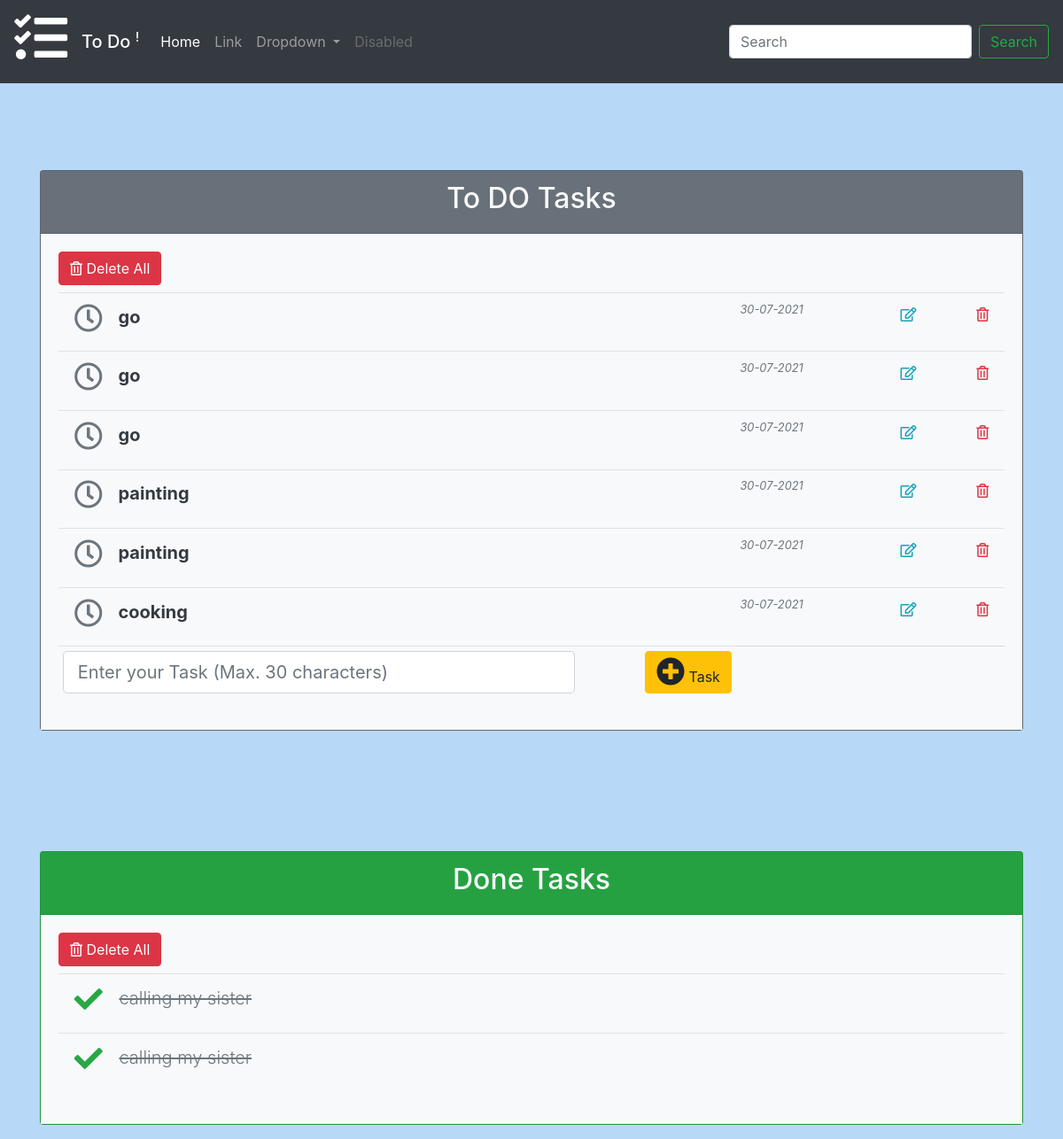
/, run on an earlier commit of the app's database.
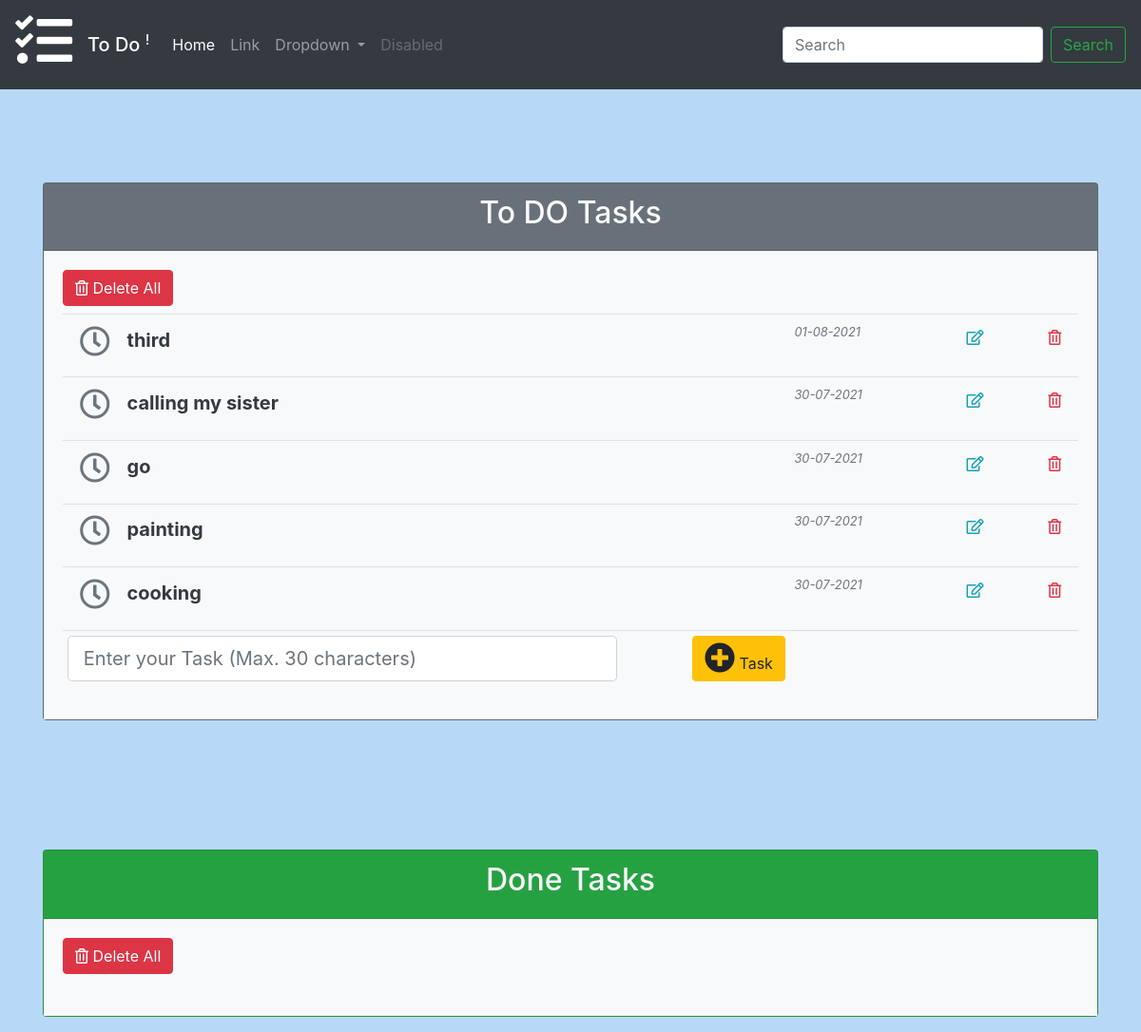
And on a later commit of the database.
### todo/models.py (models this page shows, shortened)
class Task(models.Model):
    T_name = models.CharField(max_length=30)
    T_status = models.BooleanField(default=False)
    T_published = models.DateTimeField(auto_now_add=True,auto_now=False)
    T_user = models.ForeignKey(User, on_delete=models.CASCADE,related_name='U_tasks')
    class Meta:
        ordering = ('-T_published',)

### todo/views.py (the view)
# urls.py: path('',views.tasks,name='tasks'),
def tasks(request):
    tasks = Task.objects.all()
    if request.method == 'POST':
        form = AddTask(request.POST)
        if 'T_name' in request.POST:
            T_name = request.POST['T_name']
            if T_name:
                if form.is_valid():
                        T_name = form.cleaned_data['T_name']
                        if T_name:
                            newtask= form.save(commit=False)
                            newtask.T_status = False
                            newtask.T_user = request.user
                            newtask= form.save()
            else:
                messages.warning(request, 'please add task.')
                return redirect('todo:tasks')
    else:
        form = AddTask()
    context = {
        'tasks': tasks,
        'tasks_done': tasks.filter(T_status=True),
        'tasks_not_done': tasks.filter(T_status=False),
        'form' : form ,
    }
    return render(request, 'todo/index.html', context)

### todo/forms.py
class AddTask(forms.ModelForm):
    T_name = forms.CharField(max_length=30,label='add task')
    class Meta:
        model= Task
        fields = ('T_name',)

### todo/templates/todo/index.html (shortened to what this page needs)
{% extends 'base.html'  %}
{% load crispy_forms_tags %}
{% block content %}
<br><br><br><br><br><br><br><br>
<div class='container'>
    <div class="card bg-secondary text-dark mb-3">
      <div class="card-header"><h2 class="text-light text-center">To DO Tasks</h2></div>
        <div class="card-body bg-light table-responsive">
              <a class="btn btn-danger btn-small float-left mb-2" href="{% url 'todo:tasks_not_done_delete' %}" role="button"><i class="text-light far fa-trash-alt fa-1x"></i>
                 Delete All
              </a>
            <table class="table table-hover table-sm">
              <tbody>
                {% for task in tasks_not_done %}
                        <tr>
                                {% if task.T_status == False %}
                                    <td>
                                    <h5 class='font-weight-bold'>
                                      <a href="{% url 'todo:change_status' task_id=task.id %}" class="btn" role="button" aria-pressed="true">
                                      <i class="text-secondary far fa-clock fa-2x"></i>
                                      </a>
                                      <span>{{ task.T_name }}</span>
                                    </h5>
                                    <td/>
                                    <td>
                                       <small><span class='text-muted font-italic text-lef'>{{ task.T_published|date:'d-m-Y' }}</span><small>
                                    </td>
                                {% endif %}
                            <td>
                              <a type='submit' href="{% url 'todo:task_edit' task_id=task.id %}"   data-toggle="modal" data-target="#exampleModal"  class='float-right btn'>
                                  <i class="text-info far fa-edit fa-1x"></i>
                              </a>
                            </td>
                            <td>
                              <a href="{% url 'todo:task_delete' task_id=task.id %}" class='float-right btn'>
                                  <i class="text-danger far fa-trash-alt fa-1x"></i>
                              </a>
                            </td>
                        </tr>
                {% endfor %}
                        <tr class="card-footer bg-light">
                          <form method='POST' action="">
                          <td>
                            <input name='T_name' class="form-control form-control-lg" type="text" placeholder="Enter your Task (Max. 30 characters)">
                          </td>
                          <td>
                              <button type="submit" class="btn btn-warning float-right" id="add_task_btn"
                              title="Add a New Task"><i class="fas fa-plus-circle fa-2x"></i> Task</button>
                          </td>
                        </tr>
                </tbody>
            </table>
        </div>
      </div>
<br><br><br><br><br>
    <div class="card bg-success mb-3">
      <div class="card-header"><h2 class="text-light text-center">Done Tasks</h2></div>
        <div class="card-body bg-light table-responsive">
           <a class="btn btn-danger btn-small float-left mb-2" href="{% url 'todo:tasks_done_delete' %}" role="button"><i class="text-light far fa-trash-alt fa-1x"></i>
                 Delete All
              </a>
            <table class="table table-hover table-sm">
              <tbody>
                {% for task in tasks_done %}
                        <tr>
                            <td>
                                {% if task.T_status == False %}
                                    <h5 class='font-weight-bold'>
                                      <a href="{% url 'todo:change_status' task_id=task.id %}" class="btn" role="button" aria-pressed="true">
                                      <i class="text-secondary far fa-clock fa-2x"></i>
                                      </a>
                                      <span>{{ task.T_name }}</span>
                                    </h5>
                                {% else %}
                                    <h5 class='font-weight-light text-muted'>
                                      <a href="{% url 'todo:change_status' task_id=task.id %}" class="btn" role="button" aria-pressed="true">
                                      <i class="text-success fas fa-check fa-2x"></i>
                                      </a>
                                      <span><del> {{ task.T_name }}</del></span>
                                    </h5>
                                {% endif %}
                            </td>
                        </tr>
                {% endfor %}
                </tbody>
            </table>
        </div>
      </div>
</div>
{% endblock content  %}

### todo/templates/base.html (shortened to what this page needs)
<!DOCTYPE html>
<html lang="en">
  <!doctype html>
<html lang="en">
  {% load static %}
  <head>
    <link rel="stylesheet" href="https://stackpath.bootstrapcdn.com/bootstrap/4.1.3/css/bootstrap.min.css">
    <link rel="stylesheet" href="https://pro.fontawesome.com/releases/v5.10.0/css/all.css"/>
    <link rel="stylesheet" href="{% static 'css/todo/my_style.css' %}">
  </head>
  <body>
<nav class="navbar navbar-expand-lg navbar-dark bg-dark fixed-top">
        <div class="navbar-brand rotate-n-15 h3">
            <i class="fas fa-tasks fa-3x"></i>
        </div>
        <div class="navbar-brand mb-0 h1">To Do <sup>!</sup></div>
  <div class="collapse navbar-collapse" id="navbarSupportedContent">
    <ul class="navbar-nav mr-auto">
      <li class="nav-item active">
        <a class="nav-link" href="#">Home <span class="sr-only">(current)</span></a>
      </li>
      <li class="nav-item">
        <a class="nav-link" href="#">Link</a>
      </li>
      <li class="nav-item dropdown">
        <a class="nav-link dropdown-toggle" href="#" id="navbarDropdown" role="button" data-toggle="dropdown" aria-haspopup="true" aria-expanded="false">
          Dropdown
        </a>
      </li>
      <li class="nav-item">
        <a class="nav-link disabled" href="#">Disabled</a>
      </li>
    </ul>
    <form class="form-inline my-2 my-lg-0">
      <input class="form-control mr-sm-2" type="search" placeholder="Search" aria-label="Search">
      <button class="btn btn-outline-success my-2 my-sm-0" type="submit">Search</button>
    </form>
  </div>
</nav>
{% block content %}
{% endblock content  %}
  </body>
</html>

### static/css/todo/my_style.css (style rules this page uses)
body { background-color: #b8d8f8 !important; }

What changed in the data, as far as the page shows it:
removed Task: T_name "go", T_published "30-07-2021", shown under "To DO Tasks"
removed Task: T_name "go", T_published "30-07-2021", shown under "To DO Tasks"
removed Task: T_name "painting", T_published "30-07-2021", shown under "To DO Tasks"
removed Task: T_name "calling my sister", shown under "Done Tasks"
removed Task: T_name "calling my sister", shown under "Done Tasks"
added Task: T_name "third", T_published "01-08-2021", shown under "To DO Tasks"
added Task: T_name "calling my sister", T_published "30-07-2021", shown under "To DO Tasks"
